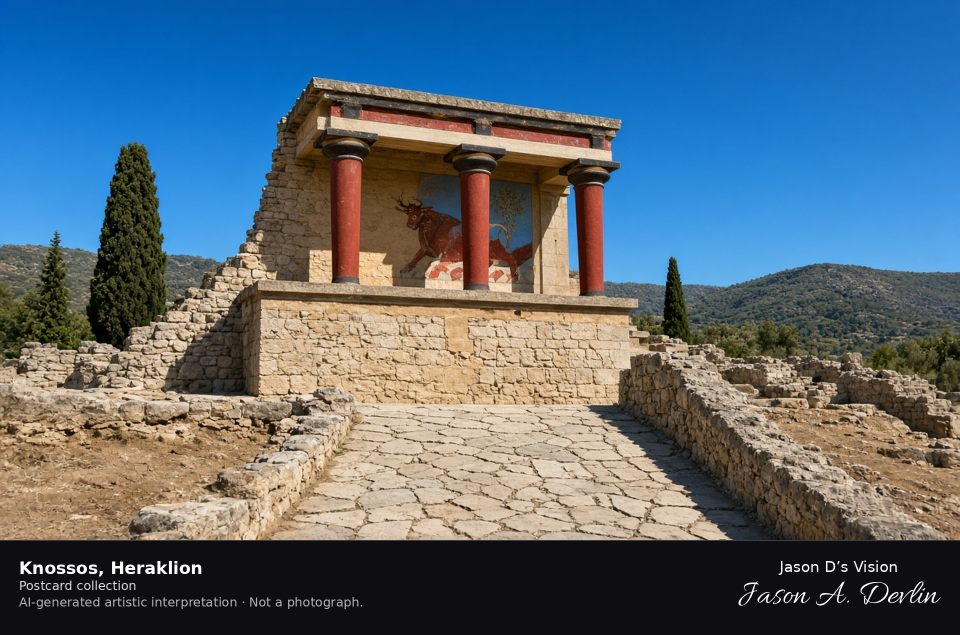
#> input picture assets/gr-01-010-postcard-16x9.png, 1920 x 1270 px (shown at 1/2 size)
$ python -i static_ambient_pack2.py   (imports and definitions only)   (Python 2 division)
#> lines starting #> are read from the running program, lines starting #| are printed output that depends on the picture
#!/usr/bin/env python3
"""Static-camera ambient clips for Greece 360 pack 2.

The camera stays locked on a genuine daylight 4:5 plate. The 190px label
bar under the photo is cropped off before any frame is made. Only sky,
water, foliage, and flags already in the plate are displaced, and only
inside their own masks, so architecture cannot smear, spawn, or flip.

True image-to-video is not available in this environment, so the lateral-sweep
prompt is not sent. This is not an orbit, a sweep, or an interpolation
between generated views. Night masters are not used. Pack 1 scenes are not
regenerated.
"""

from __future__ import annotations

import json
import math
import subprocess
import sys
from pathlib import Path

import cv2
import numpy as np

ROOT = Path(__file__).resolve().parents[1]
FPS = 24
FRAMES = 240  # exactly 10.0s
PHOTO_H = 1080
PHOTO_W = 864
WORK_ORDER = "wo-greece-360-2026-10-02"
PACK = (
    "GR-01-014",
    "GR-01-015",
    "GR-01-016",
    "GR-01-017",
    "GR-01-018",
    "GR-01-019",
    "GR-01-020",
    "GR-01-021",
)
# Night plates in this library sit well under this. Daylight plates sit well over it.
DAYLIGHT_TOP_V = 80.0


# [117 lines left out: functions scene_paths, crop_plate, _components, build_masks, _bicolor_flags, not called in this run]


def _factor(mask: np.ndarray, reach: float) -> np.ndarray:
    dist = cv2.distanceTransform((mask > 0).astype(np.uint8), cv2.DIST_L2, 3)
    return np.clip(dist / reach, 0, 1).astype(np.float32)


# [107 lines left out: functions _apply, render_frame, factors_for, encode, write_poster, not called in this run]


def coverage(masks: dict[str, np.ndarray]) -> dict[str, float]:
    total = float(PHOTO_H * PHOTO_W)
    return {name: round(float(np.count_nonzero(mask)) / total, 4) for name, mask in masks.items()}


# [84 lines left out: functions life_phrase, probe, encoded_motion_stats, not called in this run]


def caption_of(entry_id: str) -> str:
    raw = json.loads((ROOT / "manifests" / f"{entry_id}.json").read_text(encoding="utf-8"))
    return str(raw.get("caption") or "")


# [44 lines left out: functions update_manifest, hold, not called in this run]


def produce(scene: dict) -> dict:
    plate = crop_plate(ROOT / scene["anchor"])
    masks = build_masks(plate)
    cov = coverage(masks)
    life = sum(cov.values())
    if life < 0.04:
        raise SystemExit(f"life coverage {life:.4f} is too thin for static ambient")
    last_error = "unknown"
    for attempt in (1, 2):
        try:
            encode(plate, masks, ROOT / scene["out"])
            write_poster(plate, ROOT / scene["poster"])
            probed = probe(ROOT / scene["out"])
            stats = encoded_motion_stats(ROOT / scene["out"], plate, masks)
            row = {
                "entry_id": scene["entry_id"],
                "caption": caption_of(scene["entry_id"]),
                "status": "Candidate",
                "method": "static-ambient",
                "attempts": attempt,
                "anchor": scene["anchor"],
                "anchor_kind": scene["anchor_kind"],
                "out": scene["out"],
                "poster": scene["poster"],
                "coverage": cov,
                "life": life_phrase(cov),
                **probed,
                **stats,
            }
            update_manifest(scene, row)
            return row
        except SystemExit as exc:
            last_error = str(exc)
            print(f"HOLD-attempt {scene['entry_id']} try {attempt}: {last_error}", file=sys.stderr)
    return hold(scene, last_error, 2)


# [86 lines left out: functions debug_scene, main, not called in this run]


# [2 lines not run here, left out]

>>> import cv2
>>> picture = cv2.imread('../assets/gr-01-010-postcard-16x9.png', cv2.IMREAD_GRAYSCALE)
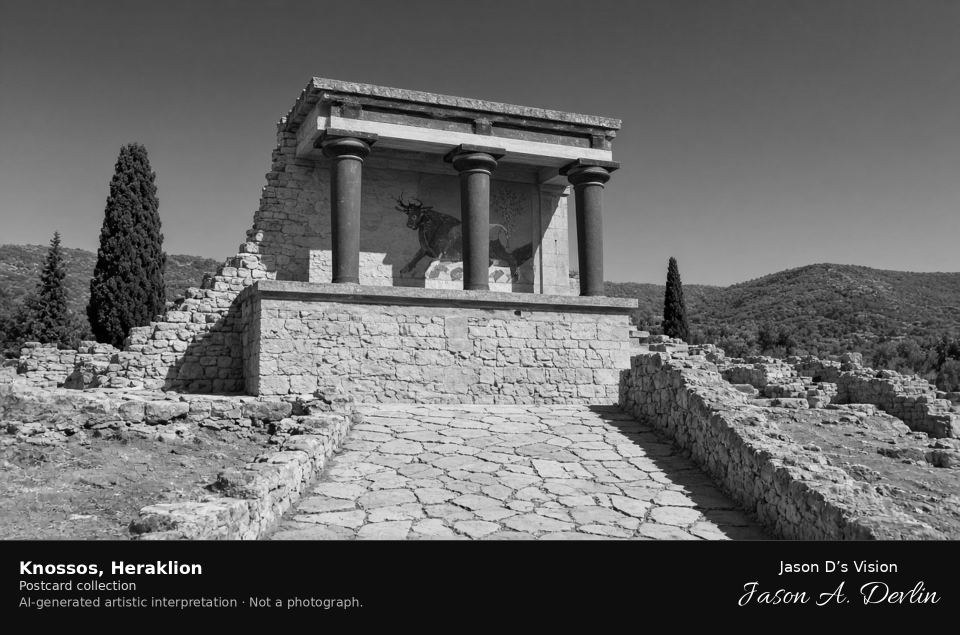
#> picture: shape (1270, 1920) (shown at 1/2 size); min 0, max 255, mean 101.3
#> (the run stopped early here; a loop or call above may not have finished)

$ run again, on assets/gr-01-067-postcard-4x5.png
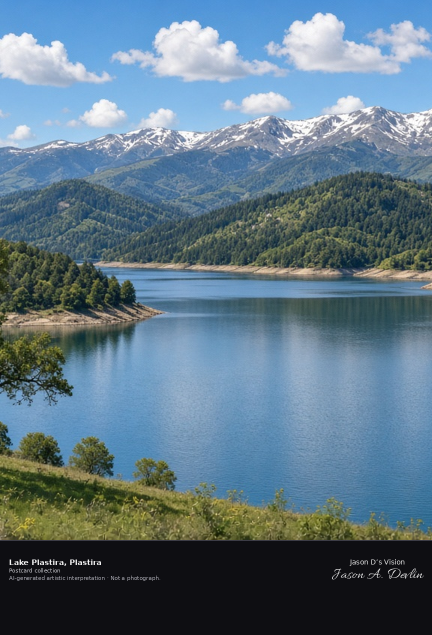
#> input picture assets/gr-01-067-postcard-4x5.png, 864 x 1270 px (shown at 1/2 size)
#> `picture = cv2.imread('../assets/gr-01-010-postcard-16x9.png', cv2.IMRE..`:
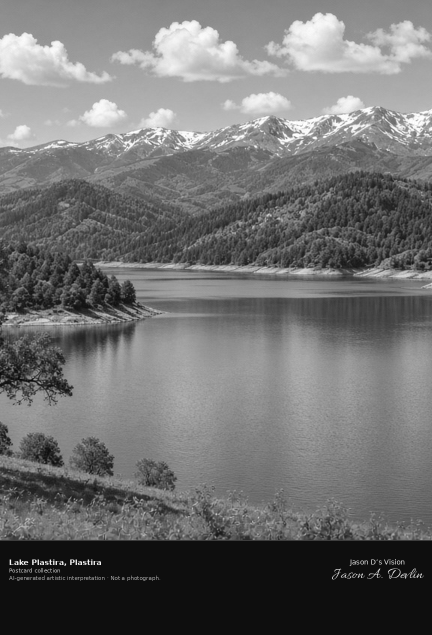
#> picture: shape (1270, 864) (shown at 1/2 size); min 4, max 255, mean 111.6

$ run again, on assets/gr-01-079-postcard-4x5.png
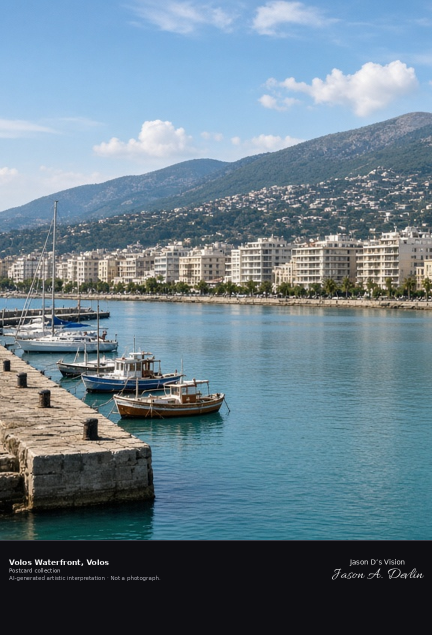
#> input picture assets/gr-01-079-postcard-4x5.png, 864 x 1270 px (shown at 1/2 size)
#> `picture = cv2.imread('../assets/gr-01-010-postcard-16x9.png', cv2.IMRE..`:
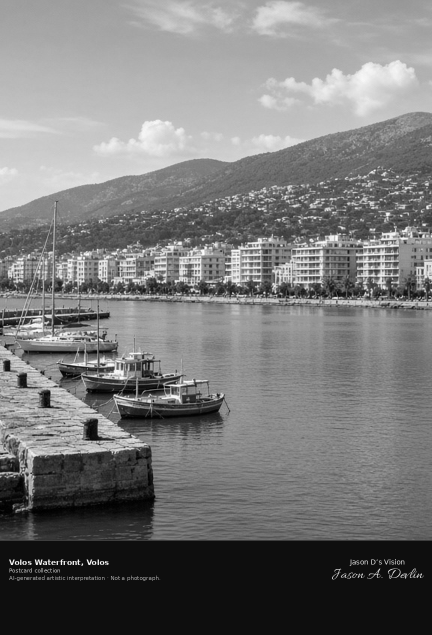
#> picture: shape (1270, 864) (shown at 1/2 size); min 0, max 255, mean 119.7

$ run again, on assets/gr-01-086-postcard-4x5.png
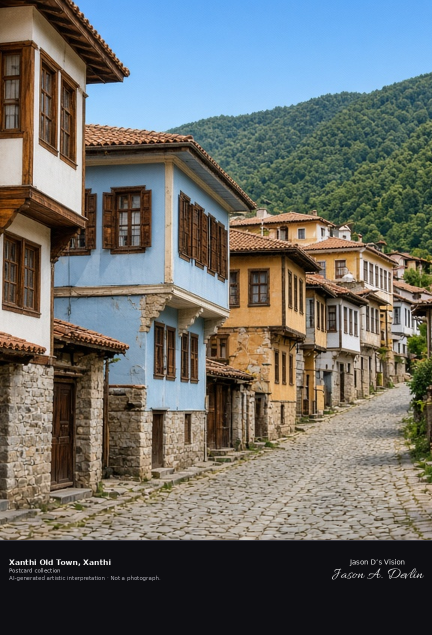
#> input picture assets/gr-01-086-postcard-4x5.png, 864 x 1270 px (shown at 1/2 size)
#> `picture = cv2.imread('../assets/gr-01-010-postcard-16x9.png', cv2.IMRE..`:
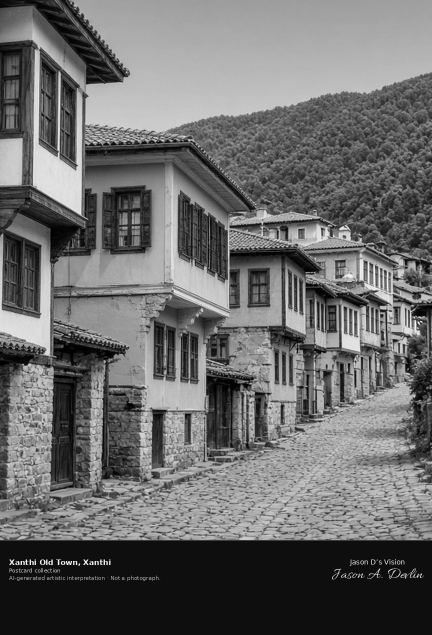
#> picture: shape (1270, 864) (shown at 1/2 size); min 0, max 255, mean 106.3
